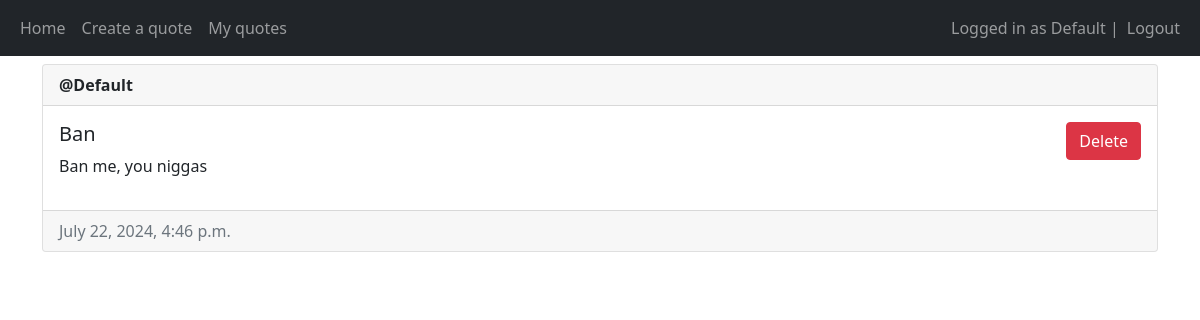
/my-quote/ (signed in), run on the app's committed database.
### main/models.py (models this page shows, shortened)
class Quote(models.Model):
    creator = models.ForeignKey(User, on_delete=models.CASCADE)
    author = models.CharField(max_length=100)
    text = models.TextField()
    created = models.DateTimeField(auto_now_add=True)
    updated = models.DateTimeField(auto_now=True)

### main/views.py (the view)
# urls.py: path('my-quote/', views.my_quotes, name="my_quotes"),
@login_required(login_url="/login/")
def my_quotes(request):
    quotes = Quote.objects.filter(creator=request.user)
    if request.method == "POST":
        quote_id = request.POST.get("quote-id")
        quote = Quote.objects.filter(id=quote_id).first()
        if quote and quote.creator == request.user:
            quote.delete()
    return render(request, "main/my_quotes.html", {"quotes": quotes})

### main/templates/main/my_quotes.html (shortened to what this page needs)
{% extends 'main/base.html' %}
{% block content %}
    {% if quotes %}
        {% for quote in quotes %}
            {% if user == quote.creator %}
                <div class="card mt-2">
                    <div class="card-header">
                        <strong>@{{ quote.creator.username }}</strong>
                    </div>
                    <div class="card-body d-flex flex-row justify-content-between">
                        <div>
                            <h5 class="card-title">{{ quote.author }}</h5>
                            <p>{{ quote.text }}</p>
                        </div>
                        <div>
                            <form method="POST">
                                <button type="submit" class="btn btn-danger" value="{{ quote.id }}" name="quote-id">Delete</button>
                            </form>
                        </div>
                    </div>
                    <div class="card-footer text-muted">
                        {{ quote.created }}
                    </div>
                </div>
            {% endif %}
        {% empty %}
            <p>No quotes yet :/</p>
        {% endfor %}
    {% else %}
        <p>No quotes yet :/. Create <a href="/create-quote/">one</a></p>
    {% endif %}
{% endblock %}

### main/templates/main/base.html (shortened to what this page needs)
<!DOCTYPE html>
<html lang="en">
<head>
    <link href="https://cdn.jsdelivr.net/npm/bootstrap@5.1.3/dist/css/bootstrap.min.css" rel="stylesheet">
</head>
<body>
    <nav class="navbar navbar-expand-lg navbar-dark bg-dark">
        <div class="container-fluid">
            <div>
                <ul class="navbar-nav">
                    <li class="nav-item">
                        <a class="nav-link" href="/home/">Home</a>
                    </li>
                    <li class="nav-item">
                        <a class="nav-link" href="/create-quote/">Create a quote</a>
                    </li>
                    <li class="nav-item">
                        <a class="nav-link" href="/my-quote/">My quotes</a>
                    </li>
                </ul>
            </div>
            <div>
                <ul class="navbar-nav">
                    {% if user.is_authenticated %}
                        <span class="navbar-text">Logged in as {{user.username}} | </span>
                        <li class="nav-item">
                            <a class="nav-link" href="/logout/">Logout</a>
                        </li>
                    {% endif %}
                </ul>
            </div>
        </div>
    </nav>
    <div class="container">
        {% block content %}
        {% endblock %}
    </div>
</body>
</html>

### data on the page
Quote: creator.username "Default", author "Ban", text "Ban me, you niggas", {{ quote.id }} 6 (drawn), created "July 22, 2024, 4:46 p.m."

### other printed values
{{ user.username }} "Default"
